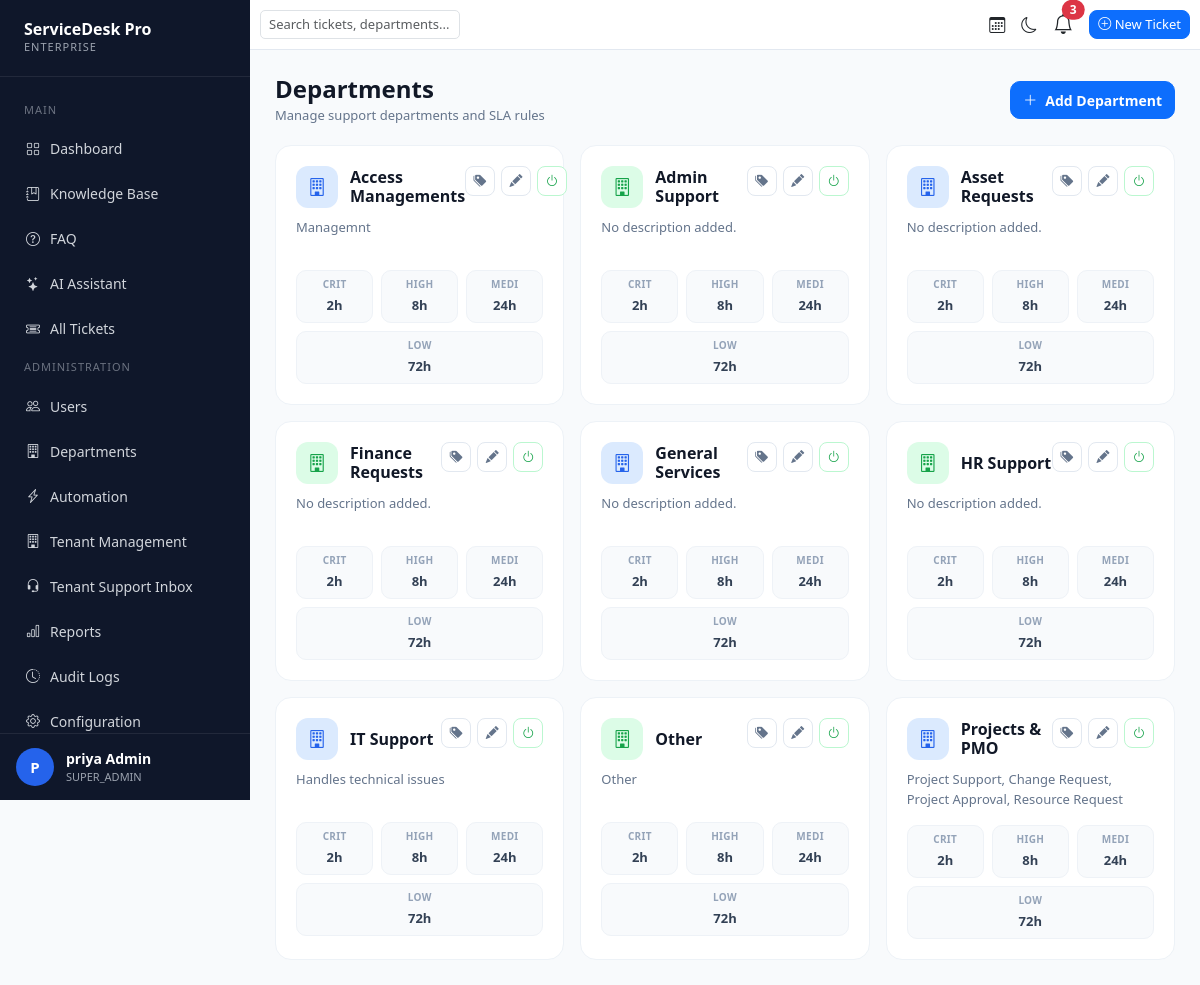
The page /departments/ (signed in) on the database its author committed.
### accounts/models.py (models this page shows, shortened)
class User(AbstractUser):
    ROLE_CHOICES = (
        ('SUPER_ADMIN', 'Super Admin'),
        ('ADMIN', 'Admin'),
        ('AGENT', 'Agent'),
        ('EMPLOYEE', 'Employee'),
    )
    email = models.EmailField(unique=True)
    role = models.CharField(
        max_length=20,
        choices=ROLE_CHOICES,
        default='EMPLOYEE'
    )
    phone = models.CharField(
        max_length=15,
        blank=True,
        null=True
    )
    profile_image = models.ImageField(
        upload_to='profile_images/',
        blank=True,
        null=True
    )
    department = models.ForeignKey(
        'departments.Department',
        on_delete=models.SET_NULL,
        blank=True,
        null=True
    )
    tenant = models.ForeignKey(
        'tenants.Tenant',
        on_delete=models.SET_NULL,
        blank=True,
        null=True,
        related_name='users'
    )
    is_locked = models.BooleanField(
        default=False
    )
    failed_login_attempts = models.PositiveIntegerField(
        default=0
    )
    locked_at = models.DateTimeField(
        null=True,
        blank=True
    )
    USERNAME_FIELD = 'email'
    REQUIRED_FIELDS = ['username']

### departments/models.py (models this page shows, shortened)
class Department(models.Model):
    name = models.CharField(max_length=100)
    description = models.TextField(blank=True)
    is_active = models.BooleanField(default=True)
    tenant = models.ForeignKey(
        'tenants.Tenant',
        on_delete=models.SET_NULL,
        blank=True,
        null=True,
        related_name='departments'
    )
    sla_critical = models.PositiveIntegerField(default=2)
    sla_high = models.PositiveIntegerField(default=8)
    sla_medium = models.PositiveIntegerField(default=24)
    sla_low = models.PositiveIntegerField(default=72)
    created_at = models.DateTimeField(auto_now_add=True)

### departments/views.py (the view)
# urls.py: path("", department_list, name="department_list"),
@login_required
def department_list(request):
    if request.user.role not in ['ADMIN', 'SUPER_ADMIN']:
        return redirect('dashboard')
    departments = Department.objects.all().order_by('name').prefetch_related('categories')
    if request.user.role != 'SUPER_ADMIN':
        departments = departments.filter(tenant=request.user.tenant)
    return render(
        request,
        'department_list.html',
        {
            'departments': departments
        }
    )

### tickets/context_processors.py (called while the page is built)
def notification_context(request):
    if request.user.is_authenticated:
        notifications = Notification.objects.filter(
            user=request.user
        )[:5]
        unread_count = Notification.objects.filter(
            user=request.user,
            is_read=False
        ).count()
        return {
            "notifications": notifications,
            "unread_notifications": unread_count
        }
    return {}

### templates/department_list.html (shortened to what this page needs)
{% extends 'base.html' %}
{% block content %}
<div class="dept-page">
    <div class="page-header">
        <div>
            <h2 class="page-title">Departments</h2>
            <p class="page-subtitle">Manage support departments and SLA rules</p>
        </div>
        <div>
            <button type="button" class="btn btn-primary add-btn"
                    data-bs-toggle="modal" data-bs-target="#addDepartmentModal">
                <i class="bi bi-plus-lg me-2"></i>
                Add Department
            </button>
        </div>
    </div>
    <div class="row g-3">
        {% for department in departments %}
            <div class="col-xl-4 col-md-6 dept-col">
                <div class="dept-card">
                    <div class="dept-card-top">
                        <div class="dept-icon-name">
                            <div class="dept-icon">
                                <i class="bi bi-building"></i>
                            </div>
                            <h5 class="dept-name">{{ department.name }}</h5>
                        </div>
                        <div class="dept-actions">
                            <button type="button" title="Manage Categories"
                                    data-bs-toggle="modal"
                                    data-bs-target="#categoryModal{{ department.id }}">
                                <i class="bi bi-tags-fill"></i>
                            </button>
                            <button type="button" title="Edit"
                                    data-bs-toggle="modal"
                                    data-bs-target="#editDepartmentModal{{ department.id }}">
                                <i class="bi bi-pencil-fill"></i>
                            </button>
                            <form method="post" action="{% url 'toggle_department' department.id %}">
                                <button type="submit"
                                        title="{% if department.is_active %}Deactivate{% else %}Activate{% endif %}"
                                        class="{% if department.is_active %}power-on{% else %}power-off{% endif %}">
                                    <i class="bi bi-power"></i>
                                </button>
                            </form>
                        </div>
                    </div>
                    <p class="dept-description">
                        {{ department.description|default:"No description added." }}
                    </p>
                    <div class="dept-sla-row">
                        <div class="dept-sla">
                            <span class="dept-sla-label">CRIT</span>
                            <span class="dept-sla-value">{{ department.sla_critical }}h</span>
                        </div>
                        <div class="dept-sla">
                            <span class="dept-sla-label">HIGH</span>
                            <span class="dept-sla-value">{{ department.sla_high }}h</span>
                        </div>
                        <div class="dept-sla">
                            <span class="dept-sla-label">MEDI</span>
                            <span class="dept-sla-value">{{ department.sla_medium }}h</span>
                        </div>
                        <div class="dept-sla">
                            <span class="dept-sla-label">LOW</span>
                            <span class="dept-sla-value">{{ department.sla_low }}h</span>
                        </div>
                    </div>
                </div>
            </div>
        {% endfor %}
    </div>
</div>
{% endblock %}

### templates/base.html (shortened to what this page needs)
<!DOCTYPE html>
<html lang="en">
<head>
    <link href="https://cdn.jsdelivr.net/npm/bootstrap@5.3.3/dist/css/bootstrap.min.css" rel="stylesheet">
    <link rel="stylesheet" href="https://cdn.jsdelivr.net/npm/bootstrap-icons@1.11.3/font/bootstrap-icons.min.css">
</head>
<body>
<div class="sidebar">
    <div class="logo">
        <h3>ServiceDesk Pro</h3>
        <p>ENTERPRISE</p>
    </div>
    <div class="menu">
        <div class="menu-title">Main</div>
        <a href="{% url 'dashboard' %}">
            <i class="bi bi-grid"></i> Dashboard
        </a>
        <a href="{% url 'knowledge_base_list' %}">
            <i class="bi bi-journal-bookmark"></i> Knowledge Base
        </a>
        <a href="{% url 'faq_list' %}">
            <i class="bi bi-question-circle"></i> FAQ
        </a>
        <a href="{% url 'ai_assistant' %}">
            <i class="bi bi-stars"></i> AI Assistant
        </a>
        {% if request.user.role == 'ADMIN' or request.user.role == 'SUPER_ADMIN' %}
        <a href="{% url 'all_tickets' %}">
            <i class="bi bi-ticket-detailed"></i> All Tickets
        </a>
        <div class="menu-title">Administration</div>
        <a href="{% url 'users_list' %}">
            <i class="bi bi-people"></i> Users
        </a>
        <a href="{% url 'department_list' %}">
            <i class="bi bi-building"></i> Departments
        </a>
        <a href="{% url 'automation_list' %}">
            <i class="bi bi-lightning-charge"></i> Automation
        </a>
        {% if request.user.role == 'SUPER_ADMIN' %}
        <a href="{% url 'tenant_list' %}">
            <i class="bi bi-building"></i> Tenant Management
        </a>
        <a href="{% url 'support_inbox' %}">
            <i class="bi bi-headset"></i> Tenant Support Inbox
        </a>
        {% endif %}
        <a href="{% url 'reports' %}">
            <i class="bi bi-bar-chart"></i> Reports
        </a>
        <a href="{% url 'audit_logs' %}">
            <i class="bi bi-clock-history"></i> Audit Logs
        </a>
        <a href="{% url 'config_home' %}">
            <i class="bi bi-gear"></i> Configuration
        </a>
        {% endif %}
    </div>
   <div class="sidebar-footer">
        <div class="avatar">
            {{ request.user.first_name|first|default:"U"|upper }}
        </div>
        <div class="user-box">
            <strong>
                {{ request.user.first_name }} {{ request.user.last_name }}
            </strong>
            <span>
                {{ request.user.role }}
            </span>
        </div>
    </div>
</div>
<div class="content">
    <div class="navbar-custom">
        <div class="d-flex justify-content-between align-items-center h-100 w-100">
            <div class="search-box">
                <input type="text" id="openSearch" class="form-control"
                       placeholder="Search tickets, departments..." readonly>
            </div>
            <div class="d-flex align-items-center">
                <i class="bi bi-calendar3 me-3"></i>
                <i id="themeToggle"
                   class="bi bi-moon me-3"
                   style="cursor:pointer;"></i>
                <div class="dropdown me-3">
                    <button class="btn p-0 border-0 bg-transparent position-relative" type="button"
                        data-bs-toggle="dropdown" aria-expanded="false">
                        <i class="bi bi-bell fs-5"></i>
                        {% if unread_notifications > 0 %}
                        <span class="position-absolute top-0 start-100 translate-middle badge rounded-pill bg-danger">
                            {{ unread_notifications }}
                        </span>
                        {% endif %}
                    </button>
                </div>
                <a href="{% url 'create_ticket' %}"
                   class="btn btn-primary new-ticket-btn">
                    <i class="bi bi-plus-circle"></i> New Ticket
                </a>
            </div>
        </div>
    </div>
    <div class="page-content">
        {% block content %}
        {% endblock %}
    </div>
</div>

### templates/base.html (style rules this page uses)
body { margin:0; background:#f8fafc; font-family:Segoe UI,sans-serif; }
.sidebar { width:250px; height:100vh; position:fixed; left:0; top:0; background:#0f172a; color:white; display:flex; flex-direction:column; overflow:hidden; }
.logo { padding:20px 24px; border-bottom:1px solid rgba(255,255,255,.08); }
.logo h3 { margin:0; font-size:16px; font-weight:700; color:white; }
.logo p { margin:0; font-size:11px; color:#9ca3af; letter-spacing:1px; }
.menu { padding:15px 12px; flex:1 1 auto; overflow-y:auto; overflow-x:hidden; }
.menu-title { font-size:11px; color:#6b7280; text-transform:uppercase; letter-spacing:1px; margin:10px 12px; }
.menu a { display:flex; align-items:center; gap:10px; padding:10px 14px; margin-bottom:4px; font-size:14px; font-weight:500; color:#d1d5db; text-decoration:none; border-radius:10px; transition:.2s; }
.user-box { display:flex; flex-direction:column; gap:0; }
.user-box strong { color:#ffffff; font-size:14px; font-weight:600; }
.user-box span { color:#9ca3af; font-size:11px; text-transform:uppercase; }
.sidebar-footer { flex-shrink:0; padding:14px 16px; border-top:1px solid rgba(255,255,255,.08); display:flex; align-items:center; gap:12px; }
.avatar { width:38px; height:38px; border-radius:50%; background:#2563eb; color:white; display:flex; align-items:center; justify-content:center; font-size:15px; font-weight:600; }
.content { margin-left:250px; }
.navbar-custom { background:white; height:50px; border-bottom:1px solid #e2e8f0; padding:0 10px; }
.page-content { padding:25px; }
.search-box { width:200px; min-width:200px; flex-shrink:0; }
.search-box input { width:100%; border-radius:5px; font-size:13px; padding:4px 8px; }
.new-ticket-btn { border-radius:08px; font-size: 13px; padding: 4px 08px; }

### templates/department_list.html (style rules this page uses)
.dept-page { animation:fadeIn .25s ease; }
.page-header { display:flex; justify-content:space-between; align-items:center; margin-bottom:20px; flex-wrap:wrap; gap:16px; }
.page-title { font-size:24px; font-weight:700; color:#111827; margin-bottom:2px; }
.page-subtitle { color:#64748b; font-size:13px; margin:0; }
.add-btn { height:38px; border-radius:10px; font-size:14px; font-weight:600; display:flex; align-items:center; justify-content:center; }
.dept-card { background:#fff; border:1px solid #edf2f7; border-radius:16px; padding:20px; height:100%; transition:.2s; }
.dept-card-top { display:flex; justify-content:space-between; align-items:flex-start; margin-bottom:10px; }
.dept-icon-name { display:flex; align-items:center; gap:12px; }
.dept-icon { width:42px; height:42px; border-radius:12px; display:flex; align-items:center; justify-content:center; font-size:18px; flex-shrink:0; background:#dbeafe; color:#2563eb; }
.dept-name { font-size:16px; font-weight:700; color:#111827; margin:0; }
.dept-actions { display:flex; gap:6px; }
.dept-actions button { width:30px; height:30px; border-radius:8px; border:1px solid #e2e8f0; background:#fff; display:flex; align-items:center; justify-content:center; color:#64748b; font-size:13px; }
.dept-actions .power-on { color:#16a34a; border-color:#bbf7d0; }
.dept-description { font-size:13px; color:#64748b; margin-bottom:16px; min-height:36px; }
.dept-sla-row { display:flex; gap:8px; flex-wrap:wrap; }
.dept-sla { flex:1; min-width:60px; background:#f8fafc; border:1px solid #eef2f7; border-radius:10px; text-align:center; padding:6px 4px; }
.dept-sla-label { font-size:10px; font-weight:700; letter-spacing:.03em; color:#94a3b8; display:block; }
.dept-sla-value { font-size:13px; font-weight:700; color:#334155; }
.dept-col:nth-child(6n+1) .dept-icon { background:#dbeafe; color:#2563eb; }
.dept-col:nth-child(6n+4) .dept-icon { background:#dcfce7; color:#16a34a; }

### rows shown on the page
User: user.first_name|first "P", user.first_name "priya Admin", user.role "SUPER_ADMIN"
Department: name "Access Managements", description "Managemnt", sla_critical "2", sla_high "8", sla_medium "24", sla_low "72"
Department: name "Admin Support", description "No description added.", sla_critical "2", sla_high "8", sla_medium "24", sla_low "72"
Department: name "Asset Requests", description "No description added.", sla_critical "2", sla_high "8", sla_medium "24", sla_low "72"
Department: name "Finance Requests", description "No description added.", sla_critical "2", sla_high "8", sla_medium "24", sla_low "72"
Department: name "General Services", description "No description added.", sla_critical "2", sla_high "8", sla_medium "24", sla_low "72"
Department: name "HR Support", description "No description added.", sla_critical "2", sla_high "8", sla_medium "24", sla_low "72"
Department: name "IT Support", description "Handles technical issues", sla_critical "2", sla_high "8", sla_medium "24", sla_low "72"
Department: name "Other", description "Other", sla_critical "2", sla_high "8", sla_medium "24", sla_low "72"
Department: name "Projects & PMO", description "Project Support, Change Request, Project Approval, Resource Request", sla_critical "2", sla_high "8", sla_medium "24", sla_low "72"

### other values the page prints
{{ unread_notifications }} "3"
